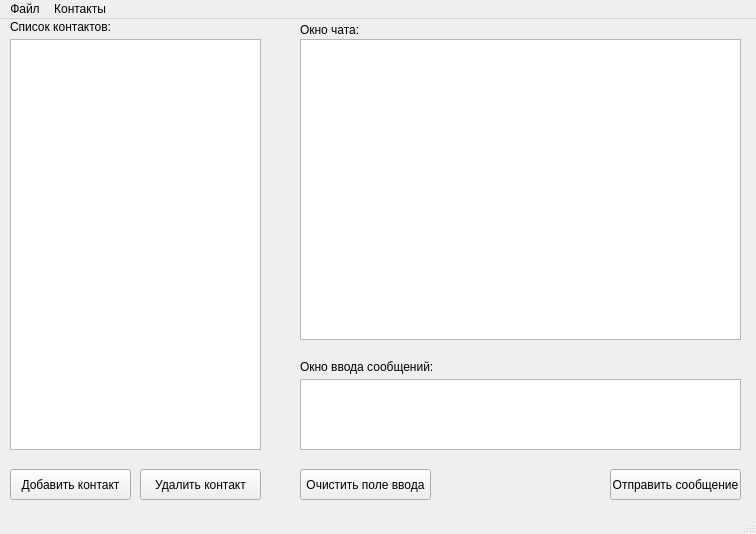
<?xml version="1.0" encoding="UTF-8"?>
<ui version="4.0">
 <class>MainClientWindow</class>
 <widget class="QMainWindow" name="MainClientWindow">
  <property name="geometry">
   <rect>
    <x>0</x>
    <y>0</y>
    <width>756</width>
    <height>534</height>
   </rect>
  </property>
  <property name="minimumSize">
   <size>
    <width>756</width>
    <height>534</height>
   </size>
  </property>
  <property name="windowTitle">
   <string>Программа чат demo version</string>
  </property>
  <widget class="QWidget" name="centralwidget">
   <widget class="QLabel" name="label_contacts">
    <property name="geometry">
     <rect>
      <x>10</x>
      <y>0</y>
      <width>101</width>
      <height>16</height>
     </rect>
    </property>
    <property name="text">
     <string>Список контактов:</string>
    </property>
   </widget>
   <widget class="QPushButton" name="btn_add_contact">
    <property name="geometry">
     <rect>
      <x>10</x>
      <y>450</y>
      <width>121</width>
      <height>31</height>
     </rect>
    </property>
    <property name="text">
     <string>Добавить контакт</string>
    </property>
   </widget>
   <widget class="QPushButton" name="btn_remove_contact">
    <property name="geometry">
     <rect>
      <x>140</x>
      <y>450</y>
      <width>121</width>
      <height>31</height>
     </rect>
    </property>
    <property name="text">
     <string>Удалить контакт</string>
    </property>
   </widget>
   <widget class="QLabel" name="label_history">
    <property name="geometry">
     <rect>
      <x>300</x>
      <y>0</y>
      <width>391</width>
      <height>21</height>
     </rect>
    </property>
    <property name="text">
     <string>Окно чата:</string>
    </property>
   </widget>
   <widget class="QTextEdit" name="text_message">
    <property name="geometry">
     <rect>
      <x>300</x>
      <y>360</y>
      <width>441</width>
      <height>71</height>
     </rect>
    </property>
   </widget>
   <widget class="QLabel" name="label_new_message">
    <property name="geometry">
     <rect>
      <x>300</x>
      <y>340</y>
      <width>171</width>
      <height>16</height>
     </rect>
    </property>
    <property name="text">
     <string>Окно ввода сообщений:</string>
    </property>
   </widget>
   <widget class="QListView" name="list_contacts">
    <property name="geometry">
     <rect>
      <x>10</x>
      <y>20</y>
      <width>251</width>
      <height>411</height>
     </rect>
    </property>
   </widget>
   <widget class="QListView" name="list_messages">
    <property name="geometry">
     <rect>
      <x>300</x>
      <y>20</y>
      <width>441</width>
      <height>301</height>
     </rect>
    </property>
   </widget>
   <widget class="QPushButton" name="btn_send">
    <property name="geometry">
     <rect>
      <x>610</x>
      <y>450</y>
      <width>131</width>
      <height>31</height>
     </rect>
    </property>
    <property name="text">
     <string>Отправить сообщение</string>
    </property>
   </widget>
   <widget class="QPushButton" name="btn_clear">
    <property name="geometry">
     <rect>
      <x>300</x>
      <y>450</y>
      <width>131</width>
      <height>31</height>
     </rect>
    </property>
    <property name="text">
     <string>Очистить поле ввода</string>
    </property>
   </widget>
  </widget>
  <widget class="QMenuBar" name="menubar">
   <property name="geometry">
    <rect>
     <x>0</x>
     <y>0</y>
     <width>756</width>
     <height>21</height>
    </rect>
   </property>
   <widget class="QMenu" name="menu">
    <property name="title">
     <string>Файл</string>
    </property>
    <addaction name="menu_exit"/>
   </widget>
   <widget class="QMenu" name="menu_2">
    <property name="title">
     <string>Контакты</string>
    </property>
    <addaction name="menu_add_contact"/>
    <addaction name="menu_del_contact"/>
    <addaction name="separator"/>
   </widget>
   <addaction name="menu"/>
   <addaction name="menu_2"/>
  </widget>
  <widget class="QStatusBar" name="statusBar"/>
  <action name="menu_exit">
   <property name="text">
    <string>Выход</string>
   </property>
  </action>
  <action name="menu_add_contact">
   <property name="text">
    <string>Добавить контакт</string>
   </property>
  </action>
  <action name="menu_del_contact">
   <property name="text">
    <string>Удалить контакт</string>
   </property>
  </action>
 </widget>
 <resources/>
 <connections>
  <connection>
   <sender>btn_clear</sender>
   <signal>clicked()</signal>
   <receiver>text_message</receiver>
   <slot>clear()</slot>
   <hints>
    <hint type="sourcelabel">
     <x>541</x>
     <y>481</y>
    </hint>
    <hint type="destinationlabel">
     <x>547</x>
     <y>416</y>
    </hint>
   </hints>
  </connection>
 </connections>
</ui>
